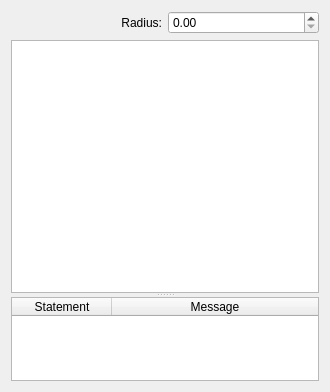
<?xml version="1.0" encoding="UTF-8"?>
<ui version="4.0">
 <class>WdgLindenmayerOptions</class>
 <widget class="QWidget" name="WdgLindenmayerOptions">
  <property name="geometry">
   <rect>
    <x>0</x>
    <y>0</y>
    <width>330</width>
    <height>392</height>
   </rect>
  </property>
  <property name="sizePolicy">
   <sizepolicy hsizetype="Preferred" vsizetype="Preferred">
    <horstretch>210</horstretch>
    <verstretch>60</verstretch>
   </sizepolicy>
  </property>
  <property name="minimumSize">
   <size>
    <width>330</width>
    <height>60</height>
   </size>
  </property>
  <layout class="QVBoxLayout" name="verticalLayout">
   <item>
    <layout class="QHBoxLayout" name="horizontalLayout">
     <item>
      <widget class="QLabel" name="label">
       <property name="text">
        <string>Radius:</string>
       </property>
       <property name="alignment">
        <set>Qt::AlignRight|Qt::AlignTrailing|Qt::AlignVCenter</set>
       </property>
      </widget>
     </item>
     <item>
      <widget class="QDoubleSpinBox" name="radiusSpinBox"/>
     </item>
    </layout>
   </item>
   <item>
    <widget class="QSplitter" name="splitter">
     <property name="orientation">
      <enum>Qt::Vertical</enum>
     </property>
     <widget class="QTextEdit" name="codeEditor">
      <property name="sizePolicy">
       <sizepolicy hsizetype="Expanding" vsizetype="Expanding">
        <horstretch>0</horstretch>
        <verstretch>3</verstretch>
       </sizepolicy>
      </property>
     </widget>
     <widget class="QTableWidget" name="errorTableWidget">
      <property name="sizePolicy">
       <sizepolicy hsizetype="Expanding" vsizetype="Expanding">
        <horstretch>0</horstretch>
        <verstretch>1</verstretch>
       </sizepolicy>
      </property>
      <attribute name="horizontalHeaderStretchLastSection">
       <bool>true</bool>
      </attribute>
      <attribute name="verticalHeaderVisible">
       <bool>false</bool>
      </attribute>
      <column>
       <property name="text">
        <string>Statement</string>
       </property>
      </column>
      <column>
       <property name="text">
        <string>Message</string>
       </property>
      </column>
     </widget>
    </widget>
   </item>
  </layout>
 </widget>
 <resources/>
 <connections/>
</ui>
